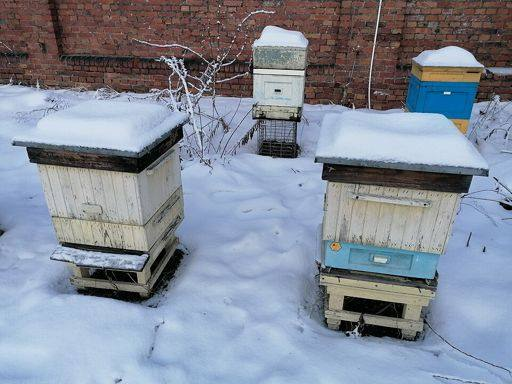
#> input picture ml/assets/photos/asalarichilik_00.jpg, 512 x 384 px
$ python -i transforms.py   (imports and definitions only)
#> lines starting #> are read from the running program, lines starting #| are printed output that depends on the picture; after the words box and inside, x2 and y2 are one past the last pixel; in counts of white or black regions, pixels touching at a corner belong together
"""Image transforms used to test duplicate detection (evaluation and tests). All take/return RGB uint8."""
from __future__ import annotations

import cv2
import numpy as np


def crop(rgb, frac, rng):
    """Keep (1 - frac) of each side at a random position (NOT the centre)."""
    h, w = rgb.shape[:2]
    ch, cw = int(h * (1 - frac)), int(w * (1 - frac))
    y, x = int(rng.integers(0, h - ch + 1)), int(rng.integers(0, w - cw + 1))
    return rgb[y:y + ch, x:x + cw].copy()


def jpeg(rgb, q):
    ok, buf = cv2.imencode(".jpg", cv2.cvtColor(rgb, cv2.COLOR_RGB2BGR), [cv2.IMWRITE_JPEG_QUALITY, q])
    return cv2.cvtColor(cv2.imdecode(buf, cv2.IMREAD_COLOR), cv2.COLOR_BGR2RGB)


def resize(rgb, f):
#> called with f = 0.6
    return cv2.resize(rgb, None, fx=f, fy=f, interpolation=cv2.INTER_AREA)
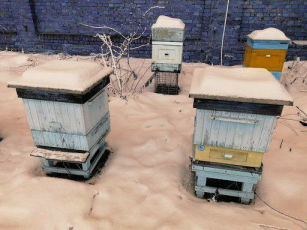
#> returned value: shape (230, 307, 3); mean of channels 0, 1, 2 130.6, 138.4, 152.8; drawn as B, G, R


def rotate(rgb, deg):
    h, w = rgb.shape[:2]
    M = cv2.getRotationMatrix2D((w / 2, h / 2), deg, 1.0)
    return cv2.warpAffine(rgb, M, (w, h), flags=cv2.INTER_LINEAR, borderMode=cv2.BORDER_REFLECT)


def brightness(rgb, f):
    return np.clip(rgb.astype(np.float32) * f, 0, 255).astype(np.uint8)


def screenshot(rgb):
    """Photo shown on a screen and captured: downscale, UI-like bars and borders, colour shift, JPEG."""
    im = resize(rgb, 0.6)
    h, w = im.shape[:2]
#> h = 230; w = 307
    bar, side = max(12, int(h * 0.08)), max(4, int(w * 0.03))
#> bar = 18; side = 9
    out = np.full((h + bar + 6, w + 2 * side, 3), 242, np.uint8)
    out[bar:bar + h, side:side + w] = im
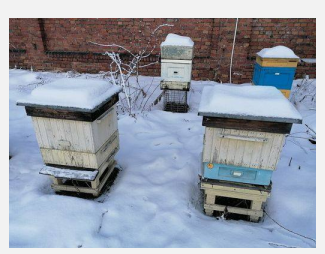
#> out: shape (254, 325, 3); mean R, G, B 146.7, 153.4, 165.7
    out[:bar] = (225, 228, 232)
#> out: shape (254, 325, 3); 7.09% of pixels changed, all inside (x1, y1, x2, y2) = (0, 0, 325, 18)
    for k in range(3):                                          # fake title / buttons
        x0 = side + 10 + k * 60
        cv2.rectangle(out, (x0, bar // 3), (x0 + 40, 2 * bar // 3), (110, 110, 120), -1)
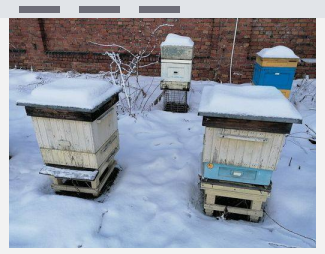
#> out: shape (254, 325, 3); mean R, G, B 144.3, 151.2, 163.8
    out[-6:] = (200, 200, 205)
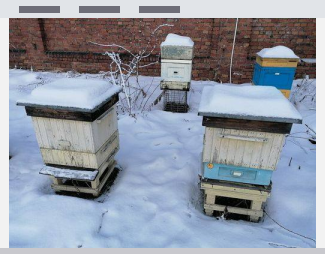
#> out: shape (254, 325, 3); 2.36% of pixels changed, all inside (x1, y1, x2, y2) = (0, 248, 325, 254)
    shift = np.array([0.96, 1.0, 1.05], np.float32)
    out = np.clip(out.astype(np.float32) * shift, 0, 255).astype(np.uint8)
    return jpeg(out, 70)
#> in jpeg, `ok, buf = cv2.imencode(".jpg", cv2.cvtColor(rgb, cv2.COLOR_RGB2BGR), [..`: buf = 15319 values, max 255 at index 0, min 0 at index 4, mean 128
#> in jpeg, `return cv2.cvtColor(cv2.imdecode(buf, cv2.IMREAD_COLOR), cv2.COLOR_BGR..`:
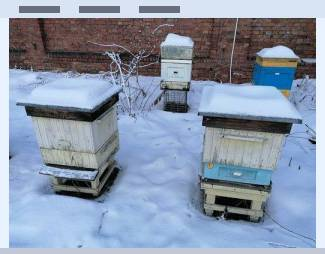
#> returned value: shape (254, 325, 3); mean R, G, B 137.2, 150.2, 170.6


TRANSFORMS = {
    "crop 10%": lambda im, rng: crop(im, 0.10, rng),
    "crop 20%": lambda im, rng: crop(im, 0.20, rng),
    "JPEG q=30": lambda im, rng: jpeg(im, 30),
    "resize 50%": lambda im, rng: resize(im, 0.5),
    "rotate 5 deg": lambda im, rng: rotate(im, 5.0 if rng.random() < 0.5 else -5.0),
    "brightness +30%": lambda im, rng: brightness(im, 1.3),
    "brightness -30%": lambda im, rng: brightness(im, 0.7),
    "screenshot": lambda im, rng: screenshot(im),
}

>>> import cv2
>>> picture = cv2.cvtColor(cv2.imread('../assets/photos/asalarichilik_00.jpg'), cv2.COLOR_BGR2RGB)
>>> result = screenshot(picture)

$ run again, on ml/assets/photos/asalarichilik_01.jpg
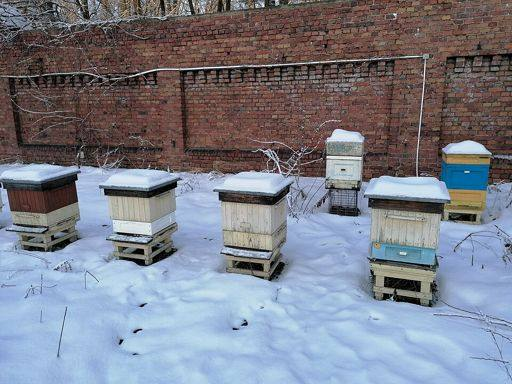
#> input picture ml/assets/photos/asalarichilik_01.jpg, 512 x 384 px
#> in screenshot, `out[-6:] = (200, 200, 205)`:
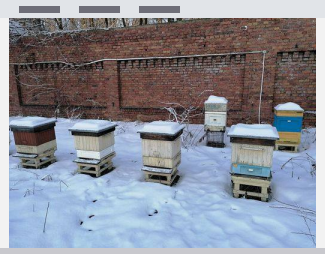
#> out: shape (254, 325, 3); mean R, G, B 137.4, 140.2, 150.5
#> buf = 16738 values, max 255 at index 0, min 0 at index 4, mean 126.7
#> in jpeg, `return cv2.cvtColor(cv2.imdecode(buf, cv2.IMREAD_COLOR), cv2.COLOR_BGR..`:
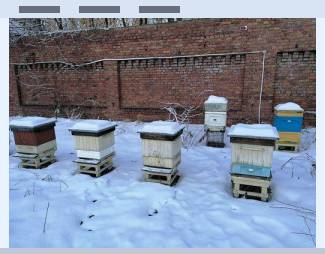
#> returned value: shape (254, 325, 3); mean R, G, B 131.5, 140.1, 157.5

$ run again, on ml/assets/photos/asalarichilik_03.jpg
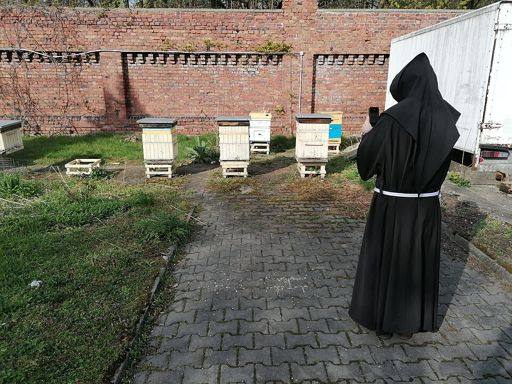
#> input picture ml/assets/photos/asalarichilik_03.jpg, 512 x 384 px
#> in screenshot, `out[-6:] = (200, 200, 205)`:
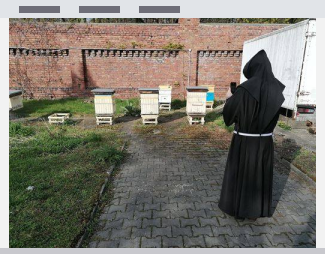
#> out: shape (254, 325, 3); mean R, G, B 124.5, 120.3, 110.6
#> buf = 17814 values, max 255 at index 0, min 0 at index 4, mean 127
#> in jpeg, `return cv2.cvtColor(cv2.imdecode(buf, cv2.IMREAD_COLOR), cv2.COLOR_BGR..`:
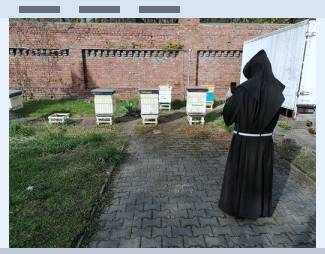
#> returned value: shape (254, 325, 3); mean R, G, B 119.1, 120.2, 115.7

$ run again, on ml/assets/photos/asalarichilik_06.jpg
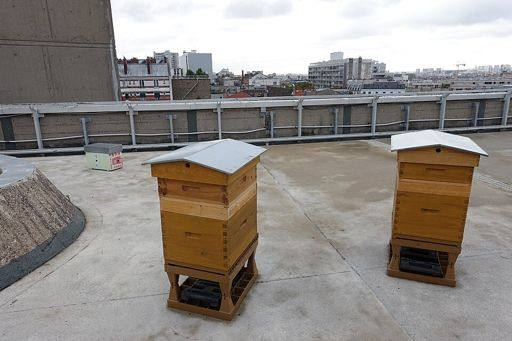
#> input picture ml/assets/photos/asalarichilik_06.jpg, 512 x 341 px
#> after the loop in screenshot, `for k in range(3):`:
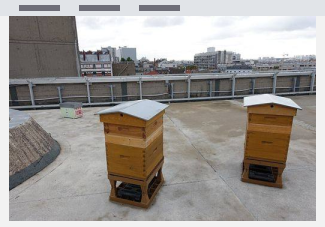
#> out: shape (227, 325, 3); mean R, G, B 156.6, 152.2, 148.4
#> in screenshot, `out[-6:] = (200, 200, 205)`:
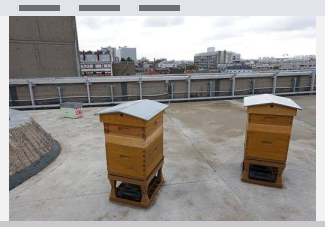
#> out: shape (227, 325, 3); 2.64% of pixels changed, all inside (x1, y1, x2, y2) = (0, 221, 325, 227)
#> buf = 12146 values, max 255 at index 0, min 0 at index 4, mean 126.3
